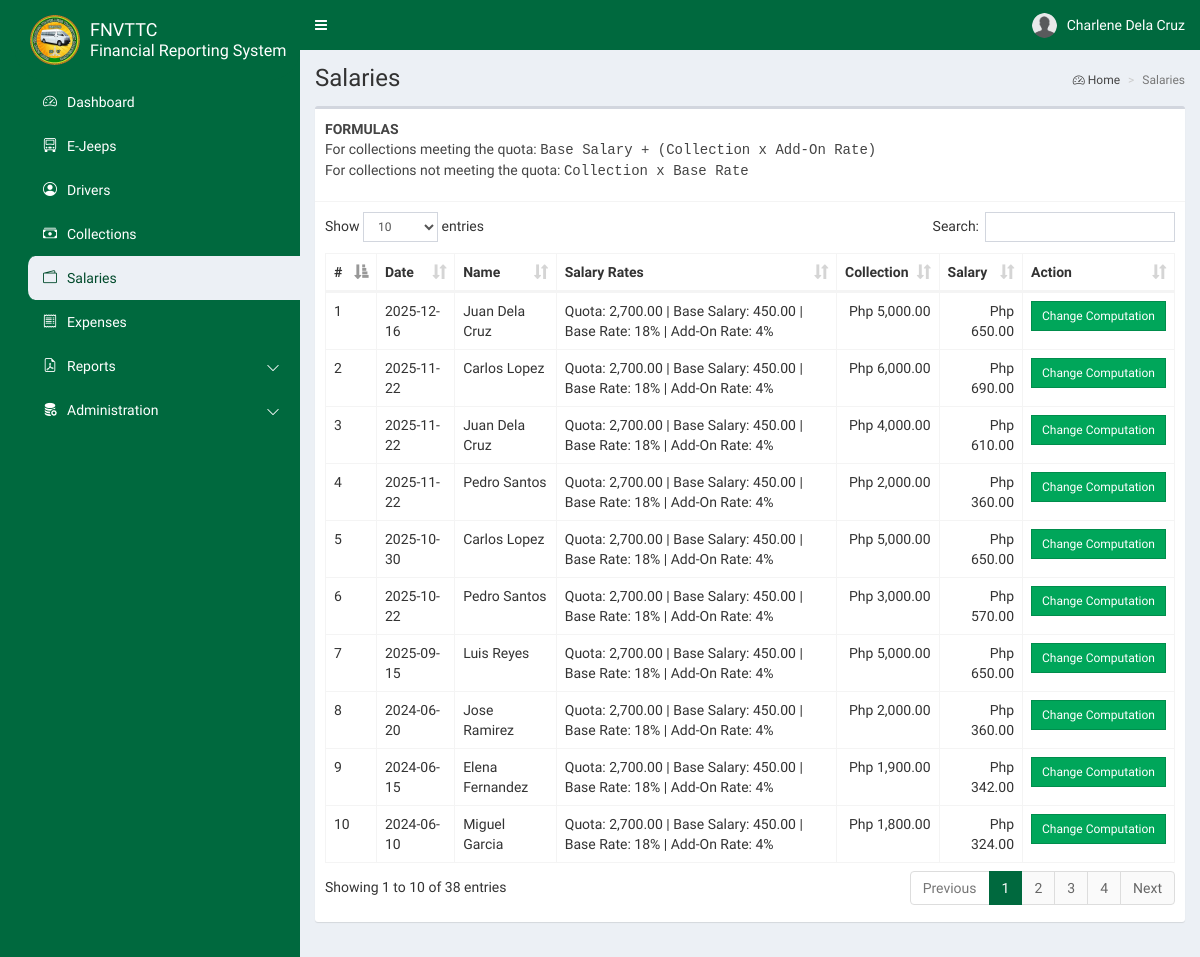
The page /frs-remote/admin/salaries.php (signed in) on the database its author committed.
### tables this page shows
CREATE TABLE `frs_users` (
  `id` int(11) NOT NULL AUTO_INCREMENT,
  `first_name` varchar(50) NOT NULL,
  `last_name` varchar(50) NOT NULL,
  `email` varchar(50) NOT NULL,
  `password` char(32) NOT NULL,
  `type` int(1) NOT NULL,
  `image` varchar(100) NOT NULL,
  `address` varchar(100) NOT NULL,
  `contact` varchar(25) NOT NULL,
  `deleted` bit(1) NOT NULL DEFAULT b'0',
  PRIMARY KEY (`id`)
);

CREATE TABLE `frs_salaries` (
  `id` int(11) NOT NULL AUTO_INCREMENT,
  `driver_id` int(11) NOT NULL,
  `rate_id` int(11) NOT NULL,
  `date` date NOT NULL,
  `collection` double NOT NULL,
  `salary` double NOT NULL,
  `deleted` bit(1) NOT NULL DEFAULT b'0',
  `created_by` int(11) NOT NULL,
  `updated_by` int(11) DEFAULT NULL,
  PRIMARY KEY (`id`),
  KEY `fk_salaries_createdby` (`created_by`),
  KEY `fk_salaries_updateby` (`updated_by`),
  KEY `fk_salaries_driverid` (`driver_id`),
  KEY `fk_salaries_rateid` (`rate_id`),
  CONSTRAINT `fk_salaries_createdby` FOREIGN KEY (`created_by`) REFERENCES `frs_users` (`id`) ON DELETE NO ACTION ON UPDATE CASCADE,
  CONSTRAINT `fk_salaries_driverid` FOREIGN KEY (`driver_id`) REFERENCES `frs_drivers` (`id`) ON DELETE NO ACTION ON UPDATE CASCADE,
  CONSTRAINT `fk_salaries_rateid` FOREIGN KEY (`rate_id`) REFERENCES `frs_rates` (`id`) ON DELETE NO ACTION ON UPDATE CASCADE,
  CONSTRAINT `fk_salaries_updateby` FOREIGN KEY (`updated_by`) REFERENCES `frs_users` (`id`) ON DELETE NO ACTION ON UPDATE CASCADE
);

CREATE TABLE `frs_drivers` (
  `id` int(11) NOT NULL AUTO_INCREMENT,
  `first_name` varchar(50) NOT NULL,
  `last_name` varchar(50) NOT NULL,
  `address` varchar(100) NOT NULL,
  `contact` varchar(25) NOT NULL,
  `deleted` bit(1) NOT NULL DEFAULT b'0',
  `created_by` int(11) NOT NULL,
  `updated_by` int(11) DEFAULT NULL,
  PRIMARY KEY (`id`),
  KEY `fk_drivers_createdby` (`created_by`),
  KEY `fk_drivers_updatedby` (`updated_by`),
  CONSTRAINT `fk_drivers_createdby` FOREIGN KEY (`created_by`) REFERENCES `frs_users` (`id`) ON DELETE NO ACTION ON UPDATE CASCADE,
  CONSTRAINT `fk_drivers_updatedby` FOREIGN KEY (`updated_by`) REFERENCES `frs_users` (`id`) ON DELETE NO ACTION ON UPDATE CASCADE
);

CREATE TABLE `frs_rates` (
  `id` int(11) NOT NULL AUTO_INCREMENT,
  `quota` double NOT NULL,
  `base_salary` double NOT NULL,
  `base_rate` double NOT NULL,
  `addon_rate` double NOT NULL,
  `is_default` bit(1) NOT NULL DEFAULT b'0',
  `deleted` bit(1) NOT NULL DEFAULT b'0',
  `created_by` int(11) NOT NULL,
  `updated_by` int(11) DEFAULT NULL,
  PRIMARY KEY (`id`),
  KEY `fk_rates_createdby` (`created_by`),
  KEY `fk_rates_updatedby` (`updated_by`),
  CONSTRAINT `fk_rates_createdby` FOREIGN KEY (`created_by`) REFERENCES `frs_users` (`id`) ON DELETE NO ACTION ON UPDATE CASCADE,
  CONSTRAINT `fk_rates_updatedby` FOREIGN KEY (`updated_by`) REFERENCES `frs_users` (`id`) ON DELETE NO ACTION ON UPDATE CASCADE
);

### frs-remote/config/config.php (called while the page is built, shortened)
<?php
class Connection {
    private $dbHost;
    private $dbUser;
    private $dbPass;
    private $dbName;
    public function __construct() {
        $this->dbHost = $_ENV['DB_HOST'];
        $this->dbUser = $_ENV['DB_USER'];
        $this->dbPass = $_ENV['DB_PASS'];
        $this->dbName = $_ENV['DB_NAME'];
    }
    public function getConnection() {
        try {
            $pdo = new PDO("mysql:host=" . $this->dbHost . ";dbname=" . $this->dbName, $this->dbUser, $this->dbPass);
            $pdo->setAttribute(PDO::ATTR_ERRMODE, PDO::ERRMODE_EXCEPTION);
            $pdo->setAttribute(PDO::ATTR_DEFAULT_FETCH_MODE, PDO::FETCH_ASSOC);
            return $pdo;
        }
        catch (Exception $e) {
            echo 'Error: ' . $e->getmessage();
        }
    }
}

### frs-remote/admin/salaries.php (the view, shortened to what this page needs)
<?php
require_once '../config/config.php';
class Salary {
    private $db;
    public function __construct() {
            $conn = new Connection();
            $this->db = $conn->getConnection();
    }
    public function getData(){
        $salary_sql =   "SELECT
                            a.`id`,
                            b.`first_name`,
                            b.`last_name`,
                            a.`date`,
                            a.`collection`,
                            a.`salary`,
                            a.`driver_id`,
                            a.`rate_id`,
                            c.`quota`,
                            c.`base_salary`,
                            c.`base_rate`,
                            c.`addon_rate` " .
                        "FROM `frs_salaries` AS a " .
                        "INNER JOIN `frs_drivers` AS b " .
                        "ON a.`driver_id` = b.`id` " .
                        "INNER JOIN `frs_rates` AS c " .
                        "ON a.`rate_id` = c.`id` " .
                        "ORDER BY a.`date` DESC, b.`first_name` ASC";
        $salary_stmt = $this->db->query($salary_sql);
?>
<!DOCTYPE html>
<html style="background-color: #00693e;">
<head>
<?php include '../common/head.php'; ?>
</head>
<body class="hold-transition skin-blue sidebar-mini">
<div class="wrapper">
<?php include '../common/navbar.php'; ?>
<?php include '../common/sidebar.php'; ?>
    <div class="content-wrapper">
        <section class="content-header">
            <h1>Salaries</h1>
            <ol class="breadcrumb">
                <li><a href="#"><i class="bi bi-speedometer2"></i> Home</a></li>
                <li class="active">Salaries</li>
            </ol>
        </section>
        <section class="content">
            <div class="row">
                <div class="col-xs-12">
                    <div class="box">
                        <div class="box-header with-border">
                            <p>
                                <strong>FORMULAS</strong><br>
                                For collections meeting the quota: <span style="font-family: 'Courier New';">Base Salary + (Collection x Add-On Rate)</span><br>
                                For collections not meeting the quota: <span style="font-family: 'Courier New';">Collection x Base Rate</span>
                            </p>
                        </div>
                        <div class="box-body table-responsive">
                            <table id="example1" class="table table-bordered">
                                <thead>
                                    <th style="width: 12px; max-width: 12px !important;">#</th>
                                    <th>Date</th>
                                    <th>Name</th>
                                    <th>Salary Rates</th>
                                    <th>Collection</th>
                                    <th>Salary</th>
                                    <th style="width: 78px; min-width: 78px !important;">Action</th>
                                </thead>
                                <tbody>
<?php
$id = 1;
while ($row = $salary_stmt->fetch()) {
    $rate = "Q: " . number_format($row['quota'], 2) . " | " .
            "BS: " . number_format($row['base_salary'], 2) . " | " .
            "BR: " . $row['base_rate'] . "% | " .
            "AR: " . $row['addon_rate'] . "%";
?>
<tr>
    <td><?php echo $id; ?></td>
    <td><?php echo $row['date']; ?></td>
    <td><?php echo $row['first_name'] . " " . $row['last_name']; ?></td>
    <td>
<?php
    echo "Quota: " . number_format($row['quota'], 2) . " | ";
    echo "Base Salary: " . number_format($row['base_salary'], 2) . " | ";
    echo "Base Rate: " . $row['base_rate'] . "% | ";
    echo "Add-On Rate: " . $row['addon_rate'] . "%";
?>
    </td>
    <td style="text-align: right;">Php <?php echo number_format($row['collection'], 2); ?></td>
    <td style="text-align: right;">Php <?php echo number_format($row['salary'], 2); ?></td>
    <td>
        <button class="btn btn-success btn-sm changeComputation btn-flat"
        data-edit_salary_id="<?php echo $row['id']; ?>"
        data-edit_rate_value="<?php echo $rate; ?>"> Change Computation</button>
    </td>
</tr>
<?php $id++; } ?>
                                </tbody>
                            </table>
                        </div>
                    </div>
                </div>
            </div>
        </section>
    </div>
</div>
<?php
}
}
$salary = new Salary(); $salary->getData();
?>
</body>
</html>

### frs-remote/common/navbar.php (shortened to what this page needs)
<?php
require_once '../config/config.php';
$connection = new Connection();
$db = $connection->getConnection();
$sql = "SELECT * FROM frs_users WHERE id = '".$_SESSION['user_id']."'";
$stmt = $db->query($sql);
$row = $stmt->fetch();
?>
<header class="main-header" style="position: fixed; top: 0; width: 100%;">
    <nav class="navbar navbar-static-top">
        <a href="#" class="sidebar-toggle" data-toggle="push-menu" role="button"><span class="sr-only">Toggle Navigation</span></a>
        <div class="navbar-custom-menu">
            <ul class="nav navbar-nav">
                <li class="dropdown user user-menu">
                    <a href="#" class="dropdown-toggle" data-toggle="dropdown">
<?php if(file_exists('../images/' . $row['image'])): ?>
                        <img src="../images/<?php echo $row['image']; ?>" class="user-image" alt="User Image">
<?php else: ?>
                        <img src="../images/default.png" class="user-image" alt="User Image">
<?php endif; ?>
                        <span class="hidden-xs"><?php echo $row['first_name'] . " " . $row['last_name']; ?></span>
                    </a>
                </li>
            </ul>
        </div>
    </nav>
</header>

### frs-remote/common/head.php (style rules this page uses)
.axis-btn-green:hover, .axis-btn-green:visited, .axis-btn-green:focus, { color: #fff; }
.axis-btn-red:hover, .axis-btn-red:visited, .axis-btn-red:focus, { color: #fff; }
.content-wrapper { margin-top: 50px; }

### rows shown on the page
frs_users: image (placeholder picture), first_name "Charlene", last_name "Dela Cruz"
frs_salaries: date "2025-12-16", driver.first_name "Juan", driver.last_name "Dela Cruz", rate.quota "2,700.00", rate.base_salary "450.00", rate.base_rate "18", rate.addon_rate "4", collection "5,000.00", salary "650.00"
frs_salaries: date "2025-11-22", driver.first_name "Carlos", driver.last_name "Lopez", rate.quota "2,700.00", rate.base_salary "450.00", rate.base_rate "18", rate.addon_rate "4", collection "6,000.00", salary "690.00"
frs_salaries: date "2025-11-22", driver.first_name "Juan", driver.last_name "Dela Cruz", rate.quota "2,700.00", rate.base_salary "450.00", rate.base_rate "18", rate.addon_rate "4", collection "4,000.00", salary "610.00"
frs_salaries: date "2025-11-22", driver.first_name "Pedro", driver.last_name "Santos", rate.quota "2,700.00", rate.base_salary "450.00", rate.base_rate "18", rate.addon_rate "4", collection "2,000.00", salary "360.00"
frs_salaries: date "2025-10-30", driver.first_name "Carlos", driver.last_name "Lopez", rate.quota "2,700.00", rate.base_salary "450.00", rate.base_rate "18", rate.addon_rate "4", collection "5,000.00", salary "650.00"
frs_salaries: date "2025-10-22", driver.first_name "Pedro", driver.last_name "Santos", rate.quota "2,700.00", rate.base_salary "450.00", rate.base_rate "18", rate.addon_rate "4", collection "3,000.00", salary "570.00"
frs_salaries: date "2025-09-15", driver.first_name "Luis", driver.last_name "Reyes", rate.quota "2,700.00", rate.base_salary "450.00", rate.base_rate "18", rate.addon_rate "4", collection "5,000.00", salary "650.00"
frs_salaries: date "2024-06-20", driver.first_name "Jose", driver.last_name "Ramirez", rate.quota "2,700.00", rate.base_salary "450.00", rate.base_rate "18", rate.addon_rate "4", collection "2,000.00", salary "360.00"
frs_salaries: date "2024-06-15", driver.first_name "Elena", driver.last_name "Fernandez", rate.quota "2,700.00", rate.base_salary "450.00", rate.base_rate "18", rate.addon_rate "4", collection "1,900.00", salary "342.00"
frs_salaries: date "2024-06-10", driver.first_name "Miguel", driver.last_name "Garcia", rate.quota "2,700.00", rate.base_salary "450.00", rate.base_rate "18", rate.addon_rate "4", collection "1,800.00", salary "324.00"
